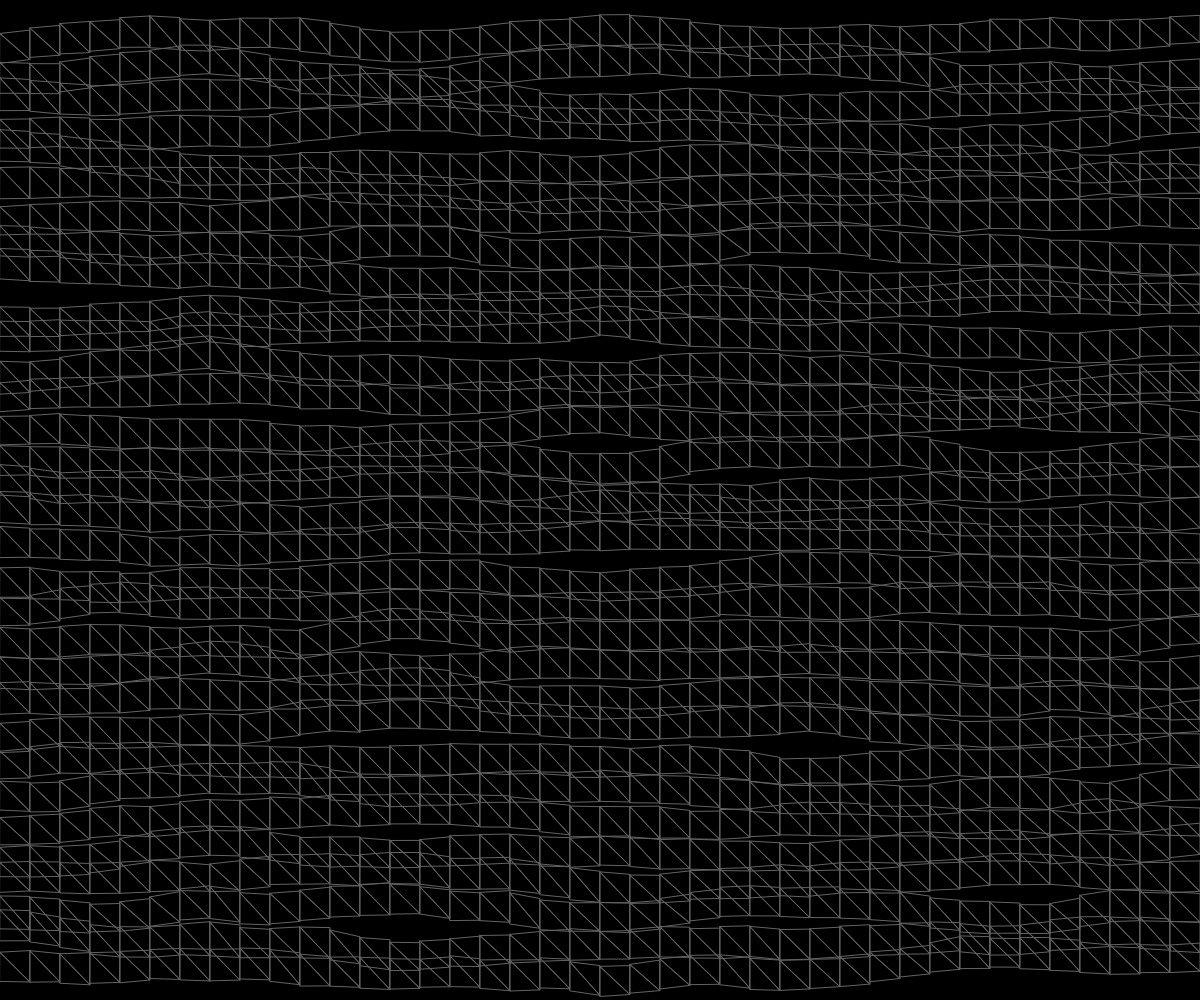
Frame 1 (no input)
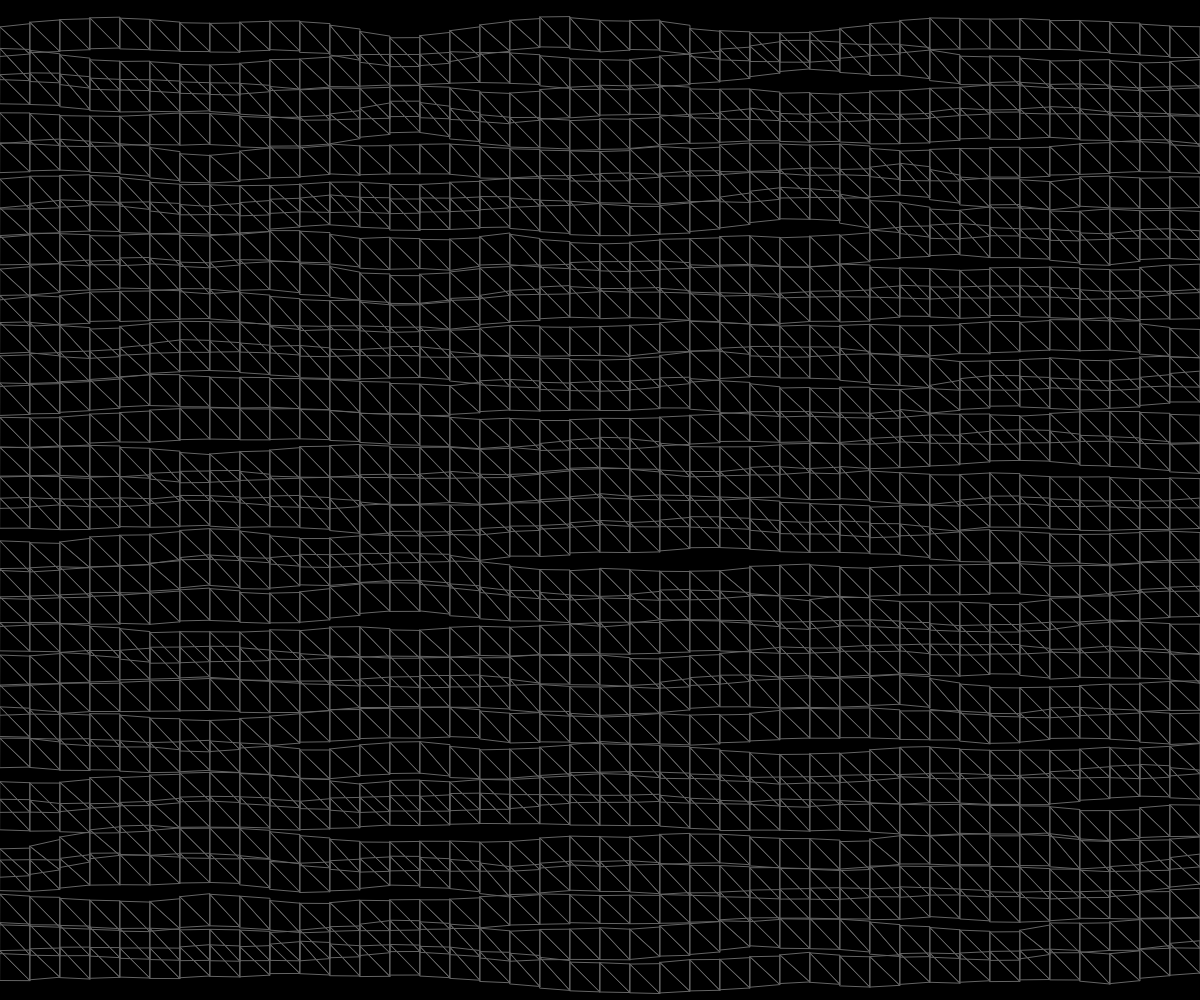
Frame 60 (no input)
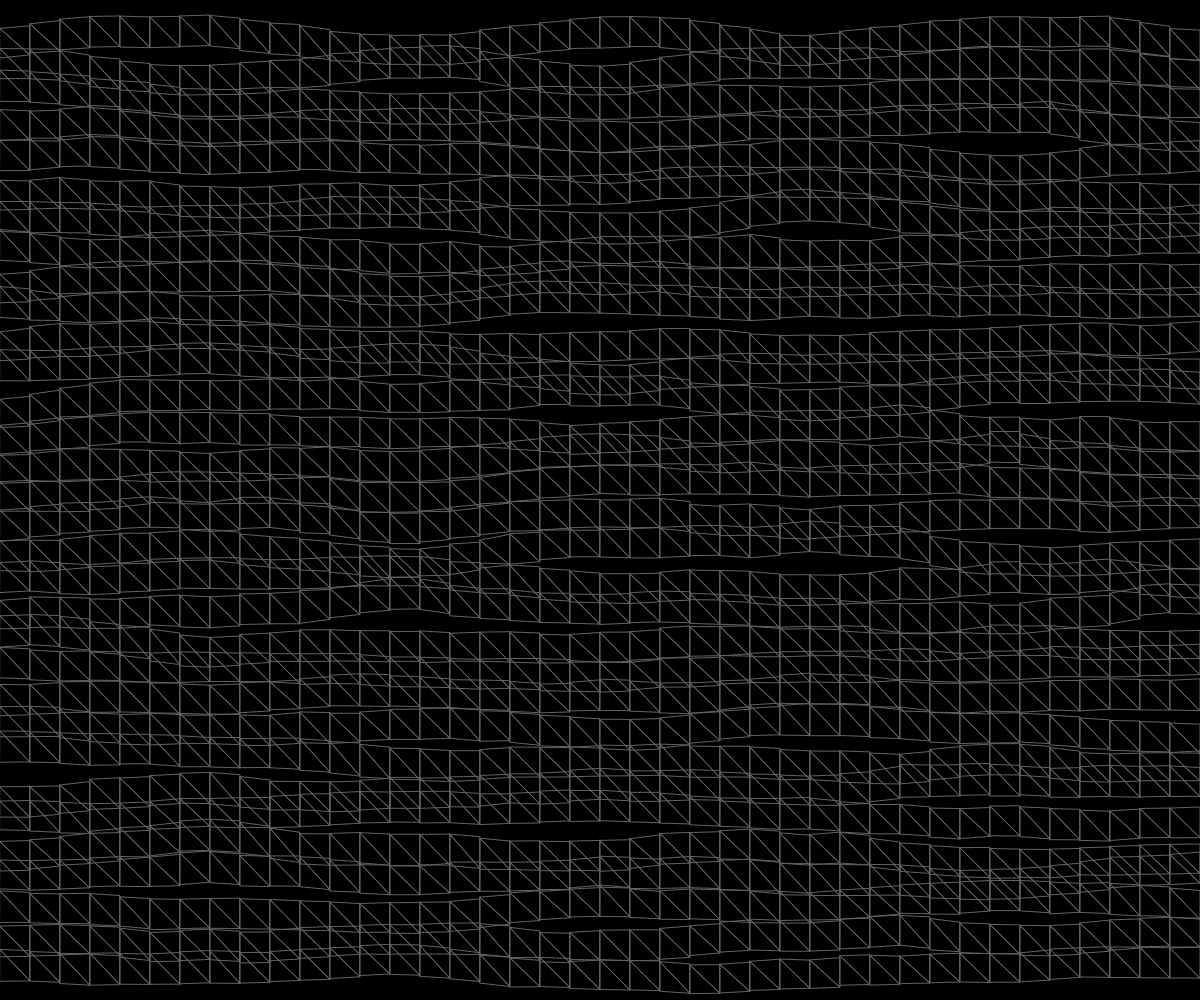
Frame 120 (the mouse pressed at the canvas centre since frame 60)

The p5.js sketch that drew these frames (run headless with seeded random() and noise() and a simulated clock; from frame 60 on, the mouse is pressed at the canvas centre):

// p5.js sketch
// ── sketch.js
let cols, rows;
let spacing = 30;
let zoff = 0;

function setup() {
    createCanvas(windowWidth, windowHeight);
    cols = floor(width / spacing);
    rows = floor(height / spacing);
    stroke(100);
    noFill()
}

function draw() {
    background(0)
    let yoff = 0
    for(let y = 0; y < rows-1; y++) {
        let xoff = 0
        for(let x = 0; x < cols; x++) {
            // generate grid, draw two triangles
            // top left corner
            let x1 = x * spacing
            let y1 = y * spacing + noise(xoff, yoff, zoff)*50;

            // top right corner
            let x2 = (x+1) * spacing;
            let y2 = y * spacing + noise(xoff+0.1, yoff, zoff)*50;

            // bottom left corner
            let x3 = x * spacing;
            let y3 = (y+1) * spacing + noise(xoff, yoff+0.1, zoff)*50;

            // bottom right corner
            let x4 = (x+1) * spacing;
            let y4 = (y+1) * spacing + noise(xoff + 0.1, yoff+0.1, zoff)*50;

            // draw two triangles, forming quad
            triangle(x1, y1, x2, y2, x4, y4);
            triangle(x1, y1, x4, y4, x3, y3);
            xoff += 0.15;
        }
        yoff += 15;
    }
    zoff += 0.01;
}
// ── py_proj.js
function openProj(evt, projName) {
    var i, tabcontent, tablinks;
    tabcontent = document.getElementsByClassName("tabcontent");
    console.log(tabcontent)
    for (i = 0; i < tabcontent.length; i++) {
        tabcontent[i].style.display = "none";
    }

    tablinks = document.getElementsByClassName("tablinks");
    for (i = 0; i < tablinks.length; i++)
    {
        tablinks[i].className = tablinks[i].className.replace(" active", "");
    }    

    document.getElementById(projName).style.display = "block";
    evt.currentTarget.className += " active"

}

window.openProj = openProj;
